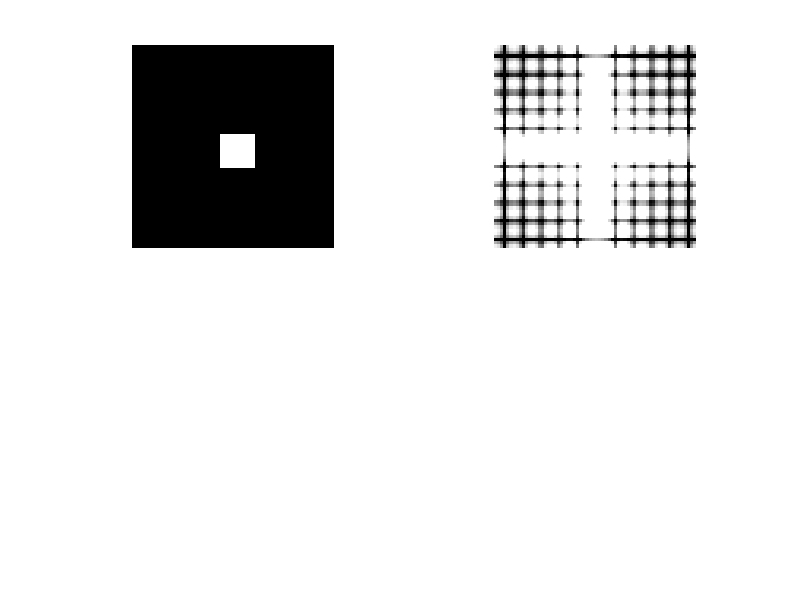

MATLAB code to generate this figure: (Note: this script raises an error after producing the figure.)
L=zeros(64,64); %zero matrix 64 x 64
L(29:39,29:39)=ones(11,11); %put in a white square 7 x 7
subplot(2,2,1); imshow(L); %show it

FL=fft2(L); %2D DFT
subplot(2,2,2); imshow(fftshift(log10(abs(FL))+1)); %show the centralized DFT

d=circle(10); %generate a white circle on a black background
D=fft2(d); %2D DFT
subplot(2,2,3); imshow(d); %show the circle
subplot(2,2,4); imagesc(fftshift(abs(D))); colormap(gray); axis image %and its DFT